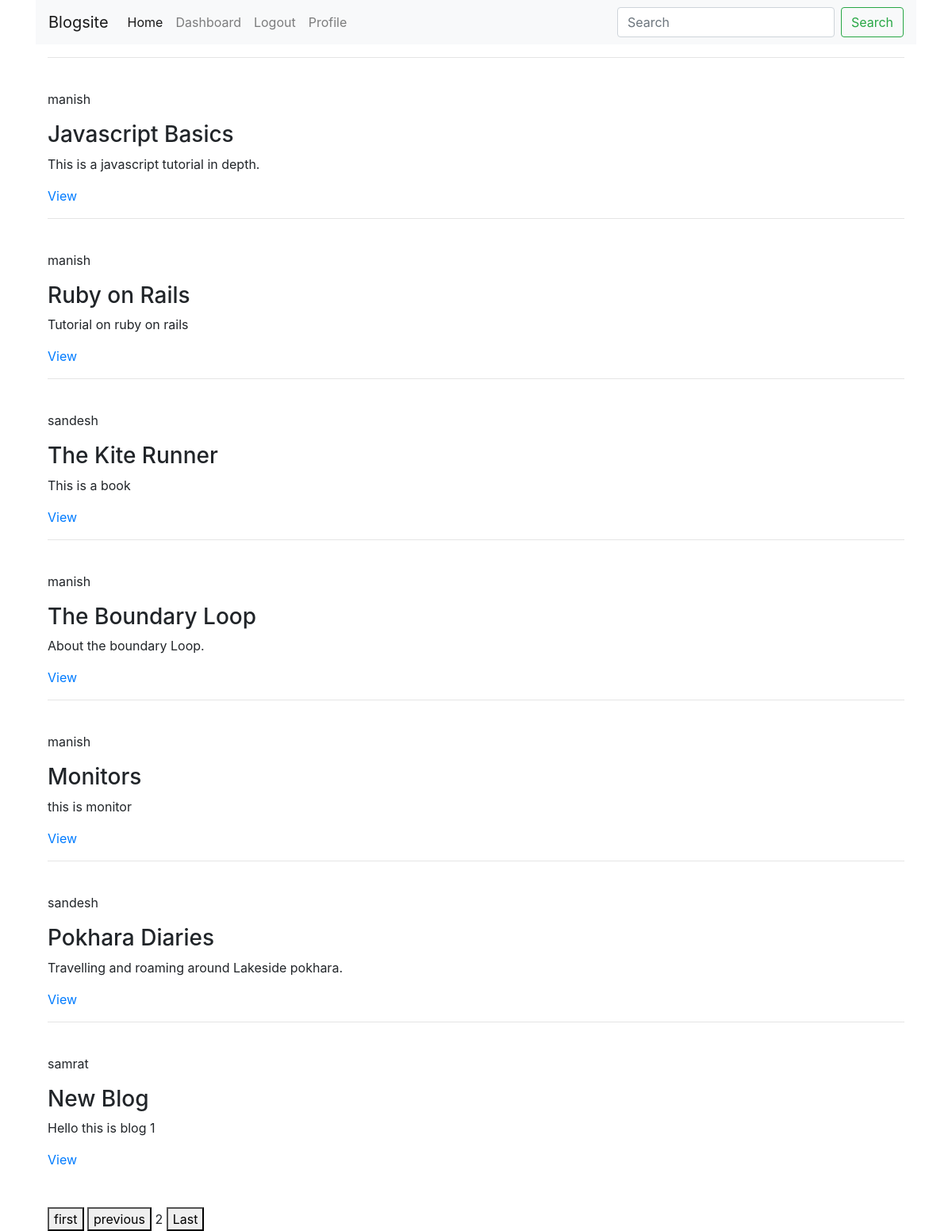
Page /?page=2 (signed in) on the committed database.
### posts/models.py (models this page shows, shortened)
class Post(models.Model):
    title = models.CharField(max_length=100)
    content = models.TextField()
    published_date = models.DateTimeField(auto_now=True)
    category = models.ForeignKey(Category, on_delete=models.CASCADE, null=True)
    user = models.ForeignKey(User,on_delete=models.CASCADE,null=True,blank=True)
    slug = models.SlugField(null=True, unique=True)

### posts/views.py (the view)
# urls.py: path("",views.blogs,name="blogs"),
def blogs(request):
    blogs = Post.objects.all()
    paginator = Paginator(blogs, 5)
    page_number = request.GET.get('page')
    page_obj = paginator.get_page(page_number)
    data = {'blogs':blogs, 'page_obj': page_obj}
    return render(request,'blogs.html',data)

### templates/blogs.html (shortened to what this page needs)
{% extends 'base.html' %}
{% load static %}
{% block content %}
<main>
	<div class="container">
		{% for blog in blogs %}
			<div>
				<hr>
				<br>
				<p>{{ blog.user }}</p>
				<h3>{{blog.title}}</h3>
				<p>{{blog.content}}</p>
				<a href="{% url 'blog_details' blog.slug %}">View</a>
			</div>
			{% endfor %}
				<br>
				<br>
			<div class="pagination">
				<span class="step-links">
					{% if page_obj.has_previous %}
						<a href="?page=1"> <button>first</button></a>
						<a href="?page={{ page_obj.previous_page_number }}"><button>previous</button></a>
					<span class="current">
						{{ page_obj.number }}
					</span>
						<a href="?page={{ page_obj.paginator.num_pages }}"><button>Last</button></a>
						{% endif %}
				</span>
			</div>
	</div>
</main>
{% endblock %}

### rows in the picture
Post: user "manish", title "Javascript Basics", content "This is a javascript tutorial in depth."
Post: user "manish", title "Ruby on Rails", content "Tutorial on ruby on rails"
Post: user "sandesh", title "The Kite Runner", content "This is a book"
Post: user "manish", title "The Boundary Loop", content "About the boundary Loop."
Post: user "manish", title "Monitors", content "this is monitor"
Post: user "sandesh", title "Pokhara Diaries", content "Travelling and roaming around Lakeside pokhara."
Post: user "samrat", title "New Blog", content "Hello this is blog 1"

### other values in the picture
{{ page_obj.number }} "2"
